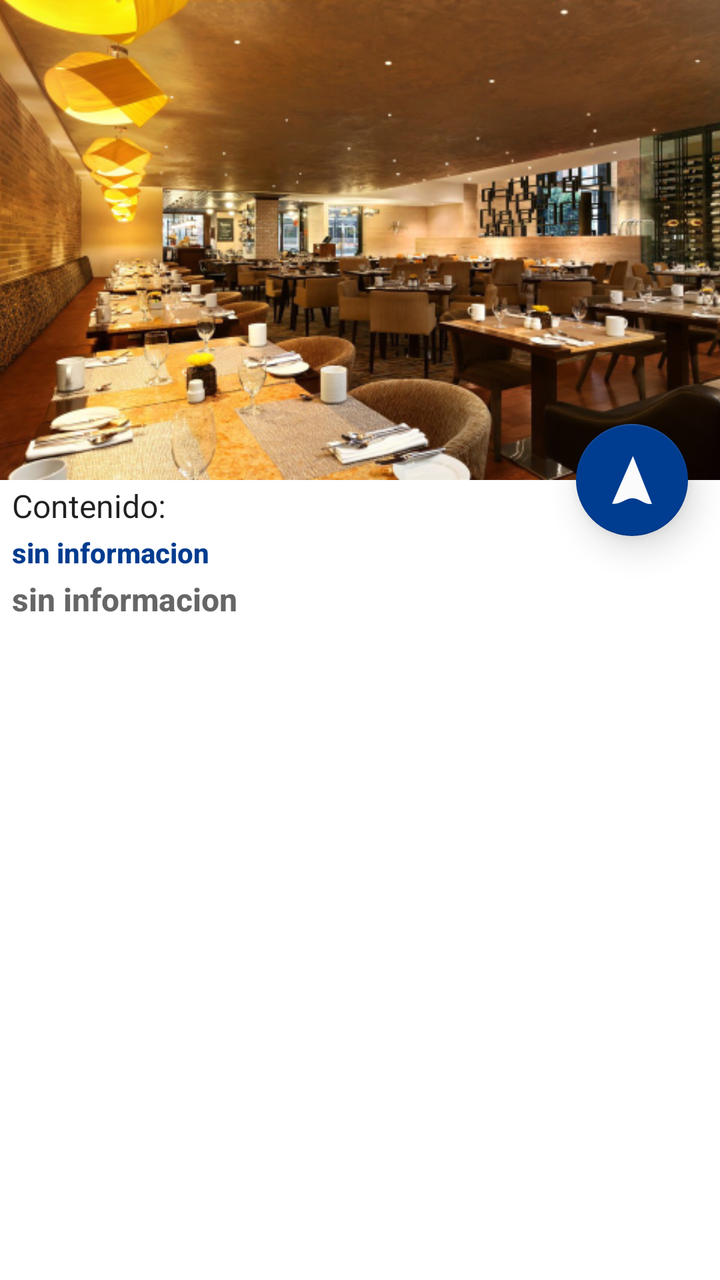
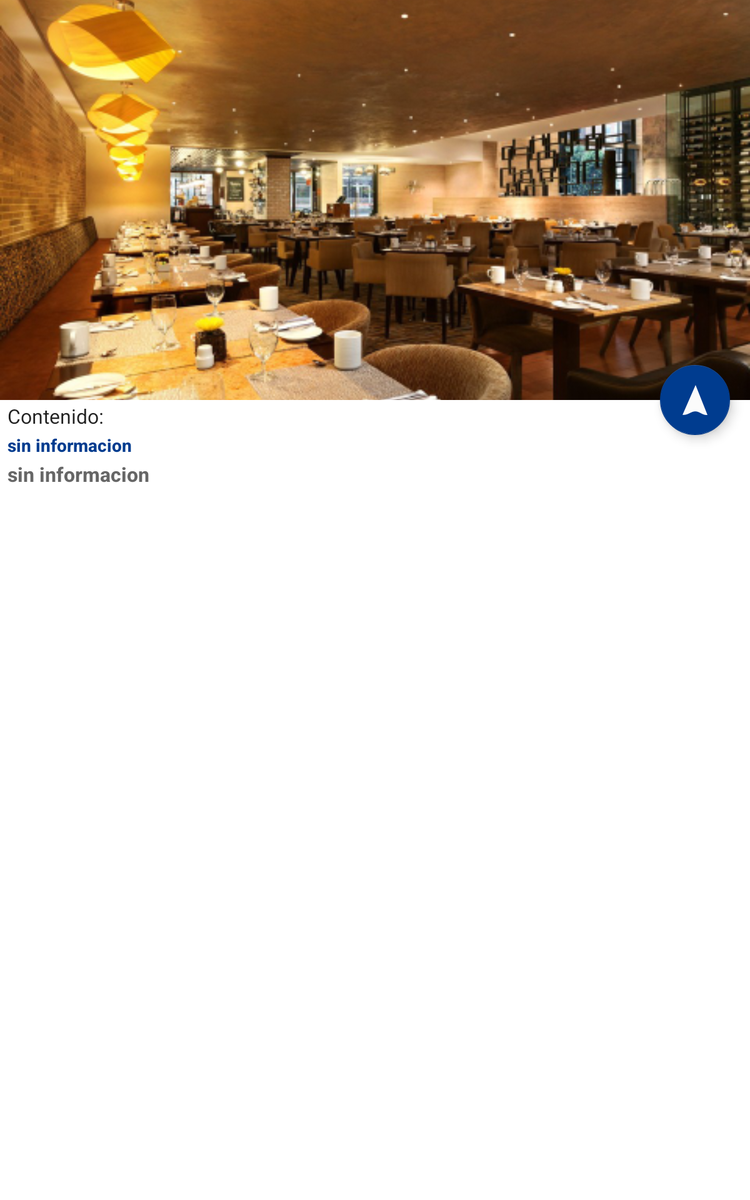

First picture: res/layout/ on a phone held upright. Second picture: the repository's own variant of that layout, on a device whose configuration matches the variant's folder. Source for both follows.
<!-- AndroidManifest.xml: application theme AppTheme -->
<!-- res/layout/activity_restaurantes.xml -->
<?xml version="1.0" encoding="utf-8"?>
<android.support.design.widget.CoordinatorLayout xmlns:android="http://schemas.android.com/apk/res/android"
    xmlns:app="http://schemas.android.com/apk/res-auto"
    xmlns:tools="http://schemas.android.com/tools"
    android:layout_width="match_parent"
    android:layout_height="match_parent"
    android:fitsSystemWindows="true"
    tools:context="code.taxigp.com.usuariotaxigp1.DetalleHotBarRec">

    <android.support.design.widget.AppBarLayout
        android:id="@+id/app_bar"
        android:layout_width="match_parent"
        android:layout_height="240dp"
        android:fitsSystemWindows="true"
        android:theme="@style/AppTheme.AppBarOverlay">

        <android.support.design.widget.CollapsingToolbarLayout
            android:id="@+id/toolbar_layout"
            android:layout_width="match_parent"
            android:layout_height="240dp"
            android:fitsSystemWindows="true"
            app:contentScrim="?attr/colorPrimary"
            app:layout_scrollFlags="scroll|exitUntilCollapsed"
           >

            <ImageView
                android:id="@+id/image_scrolling_top"
                android:layout_width="match_parent"
                android:layout_height="240dp"
                android:fitsSystemWindows="true"
                android:scaleType="centerCrop"
                app:layout_collapseMode="parallax"
                app:srcCompat="@drawable/restaurante001" />

            <android.support.v7.widget.Toolbar
                android:id="@+id/toolbar"
                android:layout_width="match_parent"
                android:layout_height="?attr/actionBarSize"
                app:layout_collapseMode="pin"
                app:popupTheme="@style/AppTheme.PopupOverlay" />

        </android.support.design.widget.CollapsingToolbarLayout>
    </android.support.design.widget.AppBarLayout>

    <android.support.design.widget.FloatingActionButton
        android:id="@+id/fabNavigation"
        android:layout_width="wrap_content"
        android:layout_height="wrap_content"
        app:elevation="10dp"
        android:layout_margin="@dimen/fab_margin"
        android:adjustViewBounds="false"
        android:src="@drawable/img_navigation"
        app:backgroundTint="@color/colorAccentAzul"
        app:layout_anchor="@id/app_bar"
        app:layout_anchorGravity="bottom|end" />

    <include layout="@layout/content_restaurantes" />


</android.support.design.widget.CoordinatorLayout>
<!-- res/layout/content_restaurantes.xml (included above) -->
<?xml version="1.0" encoding="utf-8"?>
<android.support.v4.widget.NestedScrollView xmlns:android="http://schemas.android.com/apk/res/android"
    xmlns:app="http://schemas.android.com/apk/res-auto"
    xmlns:tools="http://schemas.android.com/tools"
    android:id="@+id/idNestScrollViewNoti"
    android:layout_width="match_parent"
    android:layout_height="wrap_content"
    app:layout_behavior="@string/appbar_scrolling_view_behavior"
    tools:context="code.taxigp.com.usuariotaxigp1.DetalleHotBarRec"
    tools:showIn="@layout/activity_restaurantes">

    <LinearLayout
        android:id="@+id/linear"
        android:layout_width="match_parent"
        android:layout_height="wrap_content"
        android:background="#ffffff"
        android:orientation="vertical">

        <TextView
            android:id="@+id/txDescripcion"
            android:layout_width="match_parent"
            android:layout_height="match_parent"
            android:layout_marginEnd="12dp"
            android:layout_marginStart="6dp"
            android:layout_marginTop="2dp"
            android:background="#ffffff"
            android:text="@string/str_contenido"
            android:textAppearance="@style/TextAppearance.AppCompat.Subhead" />


        <TextView
            android:id="@+id/txTelefono"
            android:layout_width="match_parent"
            android:layout_height="match_parent"
            android:layout_marginEnd="12dp"
            android:layout_marginStart="6dp"
            android:layout_marginTop="3dp"
            android:text="sin informacion"
            android:textAlignment="gravity"
            android:textAppearance="@style/TextAppearance.AppCompat.Body2"
            android:textColor="@color/colorAccentAzul"
            android:textStyle="bold" />

        <TextView
            android:id="@+id/txDireccion"
            android:layout_width="match_parent"
            android:layout_height="match_parent"
            android:layout_marginBottom="6dp"
            android:layout_marginEnd="12dp"
            android:layout_marginStart="6dp"
            android:layout_marginTop="3dp"
            android:text="sin informacion"
            android:textAlignment="gravity"
            android:textAppearance="@style/TextAppearance.AppCompat.Body2"
            android:textColor="?attr/colorControlNormal"
            android:textSize="16sp"
            android:textStyle="bold" />


        <ListView
            android:id="@+id/listaPlatos"
            android:layout_width="match_parent"
            android:layout_height="1010dp" />

        <Button
            android:id="@+id/btnReservaciones"
            android:layout_width="match_parent"
            android:layout_height="match_parent"
            android:backgroundTint="@color/colorAccentAzul"
            android:onClick="llamada"
            android:text="@string/str_reservacion"
            android:textColor="@color/colorTexto" />


    </LinearLayout>


</android.support.v4.widget.NestedScrollView>
<!-- resources referenced by this layout -->
<resources>
  <color name="colorAccentAzul">#003c8f</color>
  <color name="colorTexto">#ffffff</color>
  <dimen name="fab_margin">16dp</dimen>
  <!-- drawable img_navigation: png bitmap (drawable-hdpi, 3493 bytes) -->
  <!-- drawable restaurante001: png bitmap (drawable, 322725 bytes) -->
  <string name="str_contenido">Contenido:</string>
  <string name="str_reservacion">Reservaciones</string>
  <style name="AppTheme.AppBarOverlay" parent="ThemeOverlay.AppCompat.Dark.ActionBar" />
  <style name="AppTheme.PopupOverlay" parent="ThemeOverlay.AppCompat.Light">
      <item name="android:textColor">@color/colorAccent</item>
          <item name="android:padding">8dp</item>
      </style>
  <style name="AppTheme" parent="Theme.AppCompat.Light.DarkActionBar">
          
          <item name="colorPrimary">@color/colorPrimary</item>
          <item name="colorPrimaryDark">@color/colorPrimaryDark</item>
          <item name="colorAccent">@color/colorAccentAzul</item>
  
      </style>
  <color name="colorAccent">#363636</color>
  <color name="colorPrimary">#ffab00</color>
  <color name="colorPrimaryDark">#363636</color>
</resources>
<!-- res/layout-large-port/activity_restaurantes.xml (the author's variant of the layout above) -->
<!-- drawn on a 7-inch tablet held upright -->
<?xml version="1.0" encoding="utf-8"?>
<android.support.design.widget.CoordinatorLayout xmlns:android="http://schemas.android.com/apk/res/android"
    xmlns:app="http://schemas.android.com/apk/res-auto"
    xmlns:tools="http://schemas.android.com/tools"
    android:layout_width="match_parent"
    android:layout_height="match_parent"
    android:fitsSystemWindows="true"
    tools:context="code.taxigp.com.usuariotaxigp1.DetalleHotBarRec">

    <android.support.design.widget.AppBarLayout
        android:id="@+id/app_bar"
        android:layout_width="match_parent"
        android:layout_height="320dp"
        android:fitsSystemWindows="true"
        android:theme="@style/AppTheme.AppBarOverlay">

        <android.support.design.widget.CollapsingToolbarLayout
            android:id="@+id/toolbar_layout"
            android:layout_width="match_parent"
            android:layout_height="320dp"
            android:fitsSystemWindows="true"
            app:contentScrim="?attr/colorPrimary"
            app:layout_scrollFlags="scroll|exitUntilCollapsed"
            >

            <ImageView
                android:id="@+id/image_scrolling_top"
                android:layout_width="match_parent"
                android:layout_height="320dp"
                android:fitsSystemWindows="true"
                android:scaleType="centerCrop"
                app:layout_collapseMode="parallax"
                app:srcCompat="@drawable/restaurante001" />

            <android.support.v7.widget.Toolbar
                android:id="@+id/toolbar"
                android:layout_width="match_parent"
                android:layout_height="?attr/actionBarSize"
                app:layout_collapseMode="pin"
                app:popupTheme="@style/AppTheme.PopupOverlay" />

        </android.support.design.widget.CollapsingToolbarLayout>
    </android.support.design.widget.AppBarLayout>
    <include layout="@layout/content_restaurantes" />
    <android.support.design.widget.FloatingActionButton
        android:id="@+id/fabNavigation"
        android:layout_width="wrap_content"
        android:layout_height="wrap_content"
        android:layout_margin="@dimen/fab_margin"
        android:adjustViewBounds="false"
        android:src="@drawable/img_navigation"
        app:backgroundTint="@color/colorAccentAzul"
        app:layout_anchor="@id/app_bar"
        app:layout_anchorGravity="bottom|end" />




</android.support.design.widget.CoordinatorLayout>
<!-- res/layout/activity_restaurantes.xml (included above) -->
<?xml version="1.0" encoding="utf-8"?>
<android.support.design.widget.CoordinatorLayout xmlns:android="http://schemas.android.com/apk/res/android"
    xmlns:app="http://schemas.android.com/apk/res-auto"
    xmlns:tools="http://schemas.android.com/tools"
    android:layout_width="match_parent"
    android:layout_height="match_parent"
    android:fitsSystemWindows="true"
    tools:context="code.taxigp.com.usuariotaxigp1.DetalleHotBarRec">

    <android.support.design.widget.AppBarLayout
        android:id="@+id/app_bar"
        android:layout_width="match_parent"
        android:layout_height="240dp"
        android:fitsSystemWindows="true"
        android:theme="@style/AppTheme.AppBarOverlay">

        <android.support.design.widget.CollapsingToolbarLayout
            android:id="@+id/toolbar_layout"
            android:layout_width="match_parent"
            android:layout_height="240dp"
            android:fitsSystemWindows="true"
            app:contentScrim="?attr/colorPrimary"
            app:layout_scrollFlags="scroll|exitUntilCollapsed"
           >

            <ImageView
                android:id="@+id/image_scrolling_top"
                android:layout_width="match_parent"
                android:layout_height="240dp"
                android:fitsSystemWindows="true"
                android:scaleType="centerCrop"
                app:layout_collapseMode="parallax"
                app:srcCompat="@drawable/restaurante001" />

            <android.support.v7.widget.Toolbar
                android:id="@+id/toolbar"
                android:layout_width="match_parent"
                android:layout_height="?attr/actionBarSize"
                app:layout_collapseMode="pin"
                app:popupTheme="@style/AppTheme.PopupOverlay" />

        </android.support.design.widget.CollapsingToolbarLayout>
    </android.support.design.widget.AppBarLayout>

    <android.support.design.widget.FloatingActionButton
        android:id="@+id/fabNavigation"
        android:layout_width="wrap_content"
        android:layout_height="wrap_content"
        app:elevation="10dp"
        android:layout_margin="@dimen/fab_margin"
        android:adjustViewBounds="false"
        android:src="@drawable/img_navigation"
        app:backgroundTint="@color/colorAccentAzul"
        app:layout_anchor="@id/app_bar"
        app:layout_anchorGravity="bottom|end" />

    <include layout="@layout/content_restaurantes" />


</android.support.design.widget.CoordinatorLayout>
